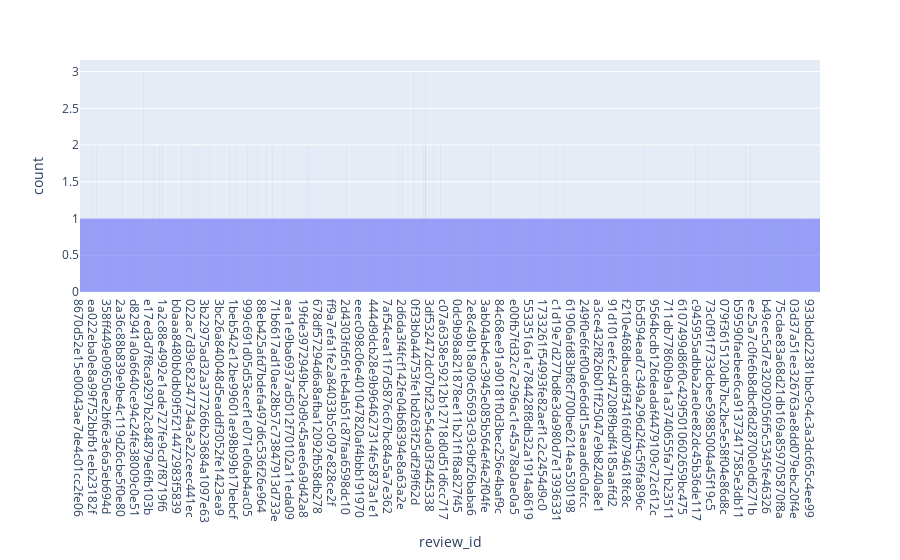
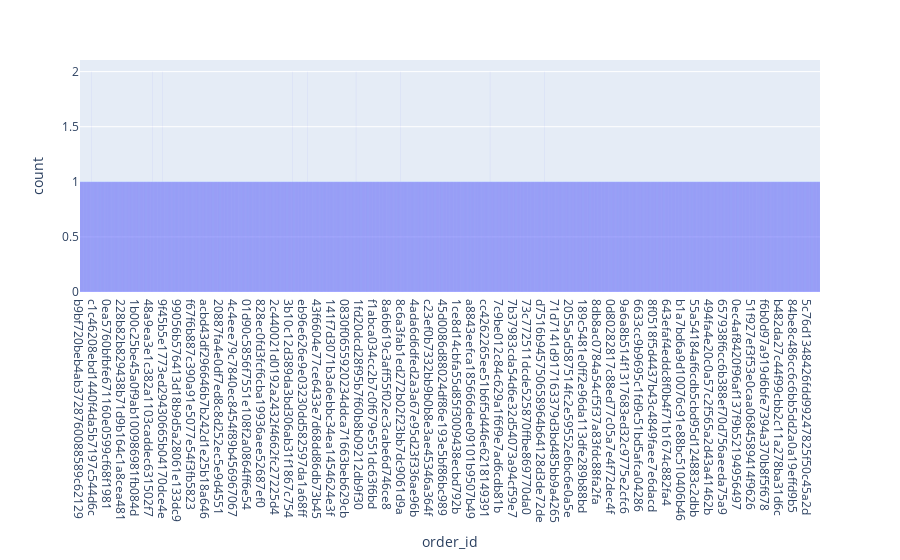
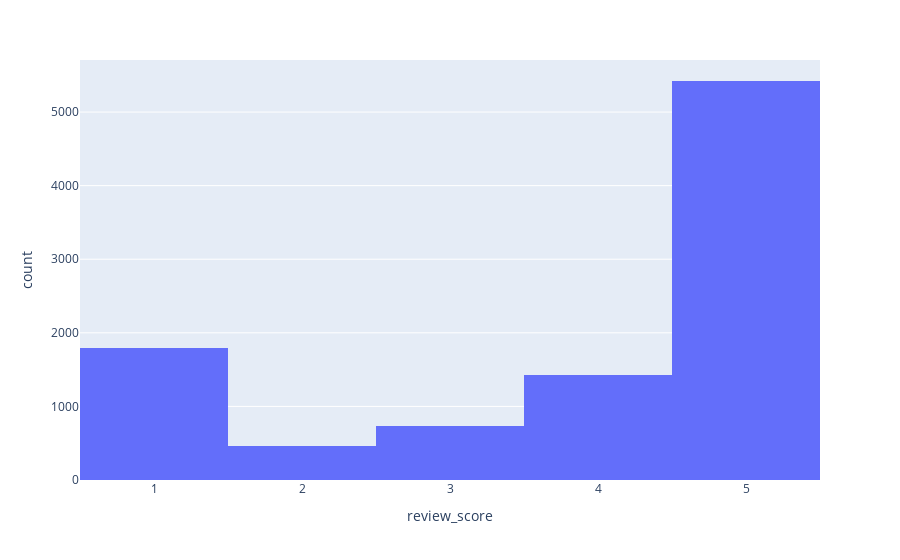
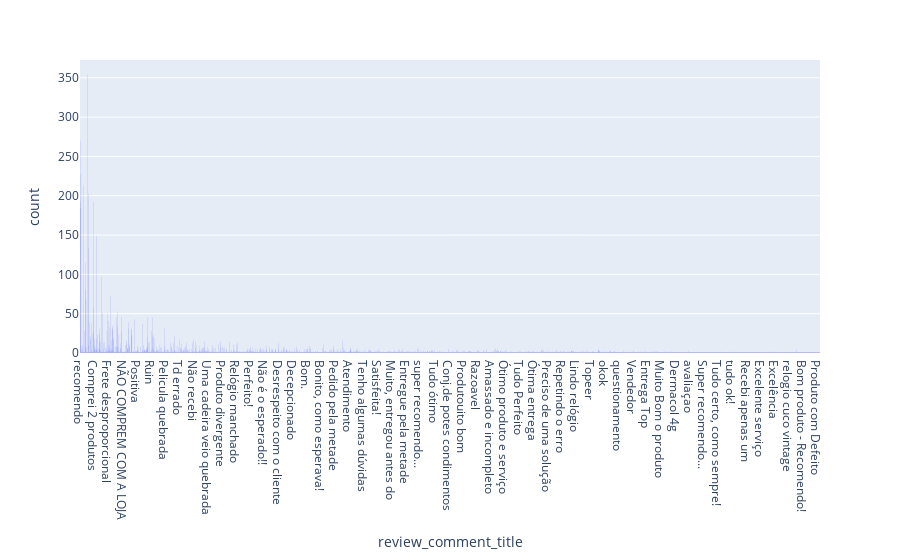

Write notebook code for charts like these, in order.
### Code cell
#importando a biblioteca
import pandas as pd
import plotly.express as px

#visualização da base
tabela_order_reviews = pd.read_csv("olist_order_reviews_dataset.csv", sep=",")

#exibição da tabela
display(tabela_order_reviews)

#excluir linhas vazias
tabela_order_reviews = tabela_order_reviews.dropna()

#vizualizar as informações da tabela
display(tabela_order_reviews.info())

# Ordenando os dados por uma coluna específica (por exemplo, 'category_name')
tabela_ordenada = tabela_order_reviews.sort_values(by='review_score')
display(tabela_ordenada)

# Gerando Gráficos com comparações
for coluna in tabela_order_reviews.columns:
    #Criando os gráficos da tabela
    grafico = px.histogram(tabela_order_reviews, x=coluna)
  #Exibir o gráfico
    grafico.show()


# Convertendo as colunas de data para o formato datetime
tabela_order_reviews['review_creation_date'] = pd.to_datetime(tabela_order_reviews['review_creation_date'])
tabela_order_reviews['review_answer_timestamp'] = pd.to_datetime(tabela_order_reviews['review_answer_timestamp'])

# Calculando o tempo de resposta
tabela_order_reviews['tempo_resposta'] = tabela_order_reviews['review_answer_timestamp'] - tabela_order_reviews['review_creation_date']

# Exibindo a tabela com o tempo de resposta
display(tabela_order_reviews[['review_score', 'tempo_resposta']])

# Criando um gráfico de dispersão para visualizar a relação entre pontuação e tempo de resposta
grafico_tempo_resposta = px.scatter(tabela_order_reviews, x='tempo_resposta', y='review_score', title='Relação entre Pontuação e Tempo de Resposta')
grafico_tempo_resposta.show()

### Figure 1 — Plotly figure (JSON) as saved in the notebook; plotly's stock layout.template omitted (floating-point values rounded to 4 significant figures; data arrays with more than 128 entries replaced by an {"elided": "..."} marker saying what was removed)
{"data": [{"alignmentgroup": "True", "bingroup": "x", "hovertemplate": "review_id=%{x}<br>count=%{y}<extra></extra>", "legendgroup": "", "marker": {"color": "#636efa", "pattern": {"shape": ""}}, "name": "", "offsetgroup": "", "orientation": "v", "showlegend": false, "type": "histogram", "x": {"elided": "9839 str values"}, "xaxis": "x", "yaxis": "y"}], "layout": {"barmode": "relative", "legend": {"tracegroupgap": 0}, "margin": {"t": 60}, "xaxis": {"anchor": "y", "domain": [0, 1], "title": {"text": "review_id"}}, "yaxis": {"anchor": "x", "domain": [0, 1], "title": {"text": "count"}}}}

### Figure 2 — Plotly figure (JSON) as saved in the notebook; plotly's stock layout.template omitted (floating-point values rounded to 4 significant figures; data arrays with more than 128 entries replaced by an {"elided": "..."} marker saying what was removed)
{"data": [{"alignmentgroup": "True", "bingroup": "x", "hovertemplate": "order_id=%{x}<br>count=%{y}<extra></extra>", "legendgroup": "", "marker": {"color": "#636efa", "pattern": {"shape": ""}}, "name": "", "offsetgroup": "", "orientation": "v", "showlegend": false, "type": "histogram", "x": {"elided": "9839 str values"}, "xaxis": "x", "yaxis": "y"}], "layout": {"barmode": "relative", "legend": {"tracegroupgap": 0}, "margin": {"t": 60}, "xaxis": {"anchor": "y", "domain": [0, 1], "title": {"text": "order_id"}}, "yaxis": {"anchor": "x", "domain": [0, 1], "title": {"text": "count"}}}}

### Figure 3 — Plotly figure (JSON) as saved in the notebook; plotly's stock layout.template omitted (floating-point values rounded to 4 significant figures; data arrays with more than 128 entries replaced by an {"elided": "..."} marker saying what was removed)
{"data": [{"alignmentgroup": "True", "bingroup": "x", "hovertemplate": "review_score=%{x}<br>count=%{y}<extra></extra>", "legendgroup": "", "marker": {"color": "#636efa", "pattern": {"shape": ""}}, "name": "", "offsetgroup": "", "orientation": "v", "showlegend": false, "type": "histogram", "x": {"elided": "9839 int values"}, "xaxis": "x", "yaxis": "y"}], "layout": {"barmode": "relative", "legend": {"tracegroupgap": 0}, "margin": {"t": 60}, "xaxis": {"anchor": "y", "domain": [0, 1], "title": {"text": "review_score"}}, "yaxis": {"anchor": "x", "domain": [0, 1], "title": {"text": "count"}}}}

### Figure 4 — Plotly figure (JSON) as saved in the notebook; plotly's stock layout.template omitted (floating-point values rounded to 4 significant figures; data arrays with more than 128 entries replaced by an {"elided": "..."} marker saying what was removed)
{"data": [{"alignmentgroup": "True", "bingroup": "x", "hovertemplate": "review_comment_title=%{x}<br>count=%{y}<extra></extra>", "legendgroup": "", "marker": {"color": "#636efa", "pattern": {"shape": ""}}, "name": "", "offsetgroup": "", "orientation": "v", "showlegend": false, "type": "histogram", "x": {"elided": "9839 str values"}, "xaxis": "x", "yaxis": "y"}], "layout": {"barmode": "relative", "legend": {"tracegroupgap": 0}, "margin": {"t": 60}, "xaxis": {"anchor": "y", "domain": [0, 1], "title": {"text": "review_comment_title"}}, "yaxis": {"anchor": "x", "domain": [0, 1], "title": {"text": "count"}}}}
